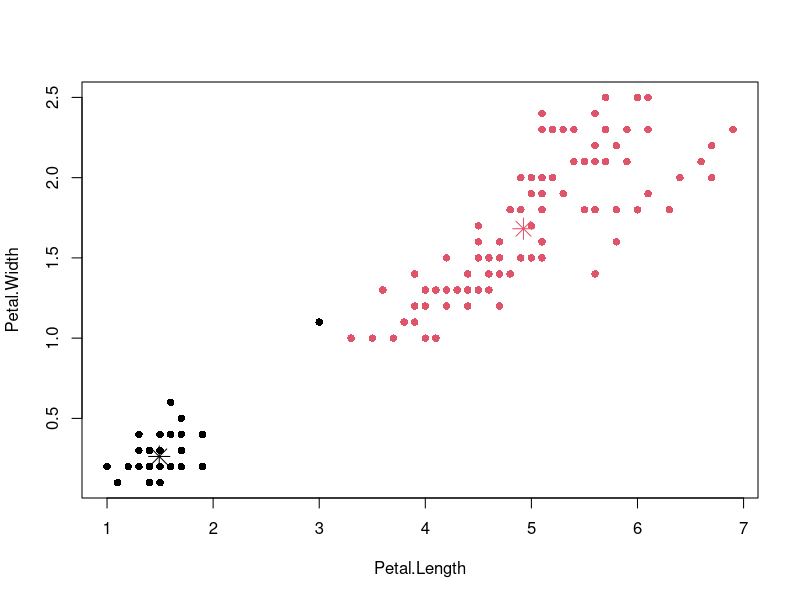

Here is the R script that generated this plot:
distance <- function(vector1, vector2) {
    d = 0
    for (i in 1:length(vector1)) d = d + (vector1[i] - vector2[i])^2
    sqrt(d)
}
euclid <- function(vector1, vector2) {
    distancematrix = matrix(nrow = nrow(vector1), ncol = nrow(vector2))
    for (i in 1:nrow(distancematrix)) 
	  for (j in 1:ncol(distancematrix)) distancematrix[i,j] = distance(vector1[i,],vector2[j,])
    return(distancematrix)
}
Kmeans <- function(x, n, min = 0, max) {
    x = as.matrix(x)
    centernumbers = sample(nrow(x), n)
    centers = matrix(nrow = n, ncol = ncol(x))
    centers = x[centernumbers, ]
    flag = 0
    repeat {
        dist = euclid(x, centers)
        cluster = matrix(nrow=nrow(x),ncol=1)
        for (i in 1:nrow(x)) cluster[i,1] = which.min(euclid(x, centers)[i,])
        newcenters = matrix(0, nrow = n, ncol = ncol(x))
        count = matrix(0, nrow = n, ncol = 1)
        for (i in 1:nrow(x)) {
            newcenters[cluster[i,1],] = newcenters[cluster[i,1],] + x[i,]
            count[cluster[i, 1]] = count[cluster[i, 1]] + 1
        }
        for (i in 1:n) newcenters[i, ] = newcenters[i, ]/count[i]
        d = 0
        for (i in 1:n) d = d + distance(centers[i, ], newcenters[i,])
        centers = newcenters
        flag = flag + 1
        if (missing(min)){ if(flag > max)	break} 
        else	{if (d < min) break }
    }
    return(list(cluster = cluster, centers = centers))
}
#x=as.matrix(read.table("D:\\sagatam das machine learning\\flame.txt"))[,c(1,2)] 
#x=as.matrix(read.table("D:\\sagatam das machine learning\\R15.txt"))[,c(1,2)]
#x = read.table("clustering.txt")
#x=volcano[,c(1,51)]
x=as.matrix(iris[,c(3,4)])
r = Kmeans(x,2,min=10^-3 , max = 10)
r$centers
r
plot(x, col = r$cluster, pch = 16)
points(r$centers, col = 1:3, pch = 8, cex = 2)